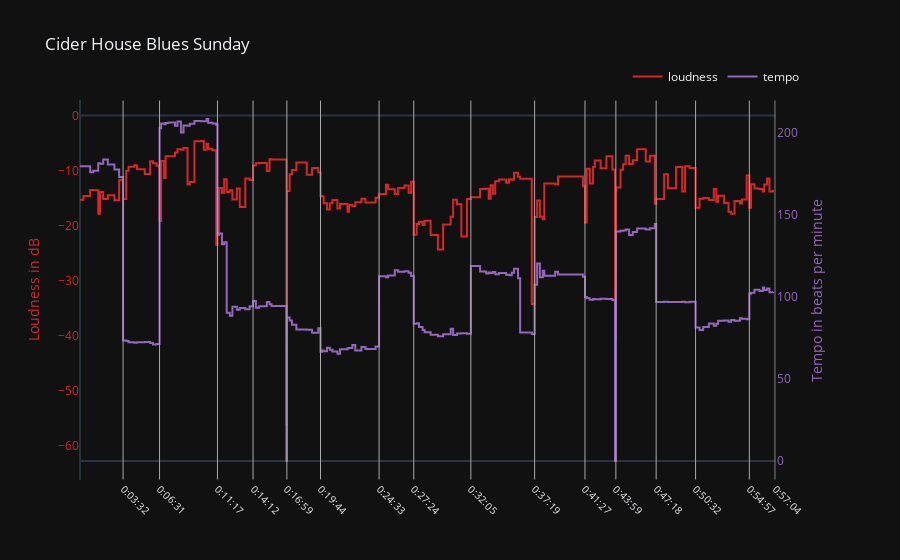

Notebook cell for this chart:
### Code cell
def add_offset_to_array(array, offset):
    return [(element+offset) for element in array]
    
    
def plot_all_sections_of_playlist(playlist_uri):
    playlist_info = sp.playlist(playlist_uri)
    playlist_tracks = sp.playlist_tracks(playlist_uri)['items']
    song_uris = [track['track']['uri'] for track in playlist_tracks]
    
    offset = 0
    song_start_times =[]
    full_x = []
    full_y0 = []
    full_y1 = []
    
    for song in song_uris:
            analysis = get_audio_analysis(song)
            sections = analysis['sections']

            y0 = [section['loudness'] for section in sections]
            y1 = [section['tempo'] for section in sections]

            start_times = [section['start'] for section in sections]
            x = add_offset_to_array(start_times, offset)
            offset = offset + sections[-1]['start'] + sections[-1]['duration']

            full_x += x
            full_y0 += y0
            full_y1 += y1
            song_start_times.append(offset) 
    
    x_text = [str(timedelta(seconds=int(s))) for s in song_start_times]
        
    # Create traces
    fig = make_subplots(specs=[[{"secondary_y": True}]])
    
    for start_time in song_start_times:
        fig.add_shape(dict(type="line", x0=start_time, y0=min(full_y0)-10, x1=start_time, y1=math.inf, 
                           line=dict(color="darkgrey", width=1)))
        
    fig.add_trace(
        go.Scatter(x=full_x, y=full_y0, mode="lines", name="loudness",line_shape='hv',
                   line = dict(color='#d62728')), secondary_y=False,
    )
    fig.add_trace(
        go.Scatter(x=full_x, y=full_y1, mode="lines", name="tempo",line_shape='hv',
                   line = dict(color='#9467bd')),secondary_y=True,
    )

    fig.update_layout(
        title_text=f"{playlist_info['name']}"#add name when adding to app.py
    )

    fig.update_layout(yaxis=dict(title="Loudness in dB", titlefont=dict( color="#d62728"), tickfont=dict(color="#d62728")),
                      yaxis2=dict(title="Tempo in beats per minute",titlefont=dict(color="#9467bd"), tickfont=dict(color="#9467bd")))

    fig.update_layout(legend_orientation="h", legend=dict(x=0.74, y=1.1))
    fig.update_layout(xaxis=dict(tickmode="array", tickvals=song_start_times, ticktext=x_text))
    fig.update_layout(xaxis_showgrid=False, yaxis_showgrid=False,yaxis2_showgrid=False )
    fig.update_layout(template="plotly_dark")
    
    return fig.show()

plot_all_sections_of_playlist(playlist_uri)

### Figure 1 — Plotly figure (JSON) as saved in the notebook; plotly's stock layout.template omitted (floating-point values rounded to 4 significant figures; data arrays with more than 128 entries replaced by an {"elided": "..."} marker saying what was removed)
{"data": [{"line": {"color": "#d62728", "shape": "hv"}, "mode": "lines", "name": "loudness", "type": "scatter", "x": {"elided": "170 float values"}, "xaxis": "x", "y": {"elided": "170 float values"}, "yaxis": "y"}, {"line": {"color": "#9467bd", "shape": "hv"}, "mode": "lines", "name": "tempo", "type": "scatter", "x": {"elided": "170 float values"}, "xaxis": "x", "y": {"elided": "170 float values"}, "yaxis": "y2"}], "layout": {"autosize": true, "legend": {"orientation": "h", "x": 0.74, "y": 1.1}, "shapes": [{"line": {"color": "darkgrey", "width": 1}, "type": "line", "x0": 212.1, "x1": 212.1, "y0": -66.19, "y1": 2.75}, {"line": {"color": "darkgrey", "width": 1}, "type": "line", "x0": 391.9, "x1": 391.9, "y0": -66.19, "y1": 2.75}, {"line": {"color": "darkgrey", "width": 1}, "type": "line", "x0": 677.2, "x1": 677.2, "y0": -66.19, "y1": 2.75}, {"line": {"color": "darkgrey", "width": 1}, "type": "line", "x0": 852.4, "x1": 852.4, "y0": -66.19, "y1": 2.75}, {"line": {"color": "darkgrey", "width": 1}, "type": "line", "x0": 1019.0, "x1": 1019.0, "y0": -66.19, "y1": 2.75}, {"line": {"color": "darkgrey", "width": 1}, "type": "line", "x0": 1185.0, "x1": 1185.0, "y0": -66.19, "y1": 2.75}, {"line": {"color": "darkgrey", "width": 1}, "type": "line", "x0": 1473.0, "x1": 1473.0, "y0": -66.19, "y1": 2.75}, {"line": {"color": "darkgrey", "width": 1}, "type": "line", "x0": 1644.0, "x1": 1644.0, "y0": -66.19, "y1": 2.75}, {"line": {"color": "darkgrey", "width": 1}, "type": "line", "x0": 1925.0, "x1": 1925.0, "y0": -66.19, "y1": 2.75}, {"line": {"color": "darkgrey", "width": 1}, "type": "line", "x0": 2240.0, "x1": 2240.0, "y0": -66.19, "y1": 2.75}, {"line": {"color": "darkgrey", "width": 1}, "type": "line", "x0": 2488.0, "x1": 2488.0, "y0": -66.19, "y1": 2.75}, {"line": {"color": "darkgrey", "width": 1}, "type": "line", "x0": 2640.0, "x1": 2640.0, "y0": -66.19, "y1": 2.75}, {"line": {"color": "darkgrey", "width": 1}, "type": "line", "x0": 2838.0, "x1": 2838.0, "y0": -66.19, "y1": 2.75}, {"line": {"color": "darkgrey", "width": 1}, "type": "line", "x0": 3032.0, "x1": 3032.0, "y0": -66.19, "y1": 2.75}, {"line": {"color": "darkgrey", "width": 1}, "type": "line", "x0": 3297.0, "x1": 3297.0, "y0": -66.19, "y1": 2.75}, {"line": {"color": "darkgrey", "width": 1}, "type": "line", "x0": 3424.0, "x1": 3424.0, "y0": -66.19, "y1": 2.75}], "title": {"text": "Cider House Blues Sunday"}, "xaxis": {"anchor": "y", "autorange": true, "domain": [0, 0.94], "range": [0, 3426.0], "showgrid": false, "tickangle": 45, "tickfont": {"size": 10}, "tickmode": "array", "ticktext": ["0:03:32", "0:06:31", "0:11:17", "0:14:12", "0:16:59", "0:19:44", "0:24:33", "0:27:24", "0:32:05", "0:37:19", "0:41:27", "0:43:59", "0:47:18", "0:50:32", "0:54:57", "0:57:04"], "tickvals": [212.1, 391.9, 677.2, 852.4, 1019.0, 1185.0, 1473.0, 1644.0, 1925.0, 2240.0, 2488.0, 2640.0, 2838.0, 3032.0, 3297.0, 3424.0], "type": "linear"}, "yaxis": {"anchor": "x", "autorange": true, "domain": [0, 1], "range": [-66.32, 2.878], "showgrid": false, "tickfont": {"color": "#d62728"}, "title": {"font": {"color": "#d62728"}, "text": "Loudness in dB"}, "type": "linear"}, "yaxis2": {"anchor": "x", "autorange": true, "overlaying": "y", "range": [-11.6, 220.3], "showgrid": false, "side": "right", "tickfont": {"color": "#9467bd"}, "title": {"font": {"color": "#9467bd"}, "text": "Tempo in beats per minute"}, "type": "linear"}}}
